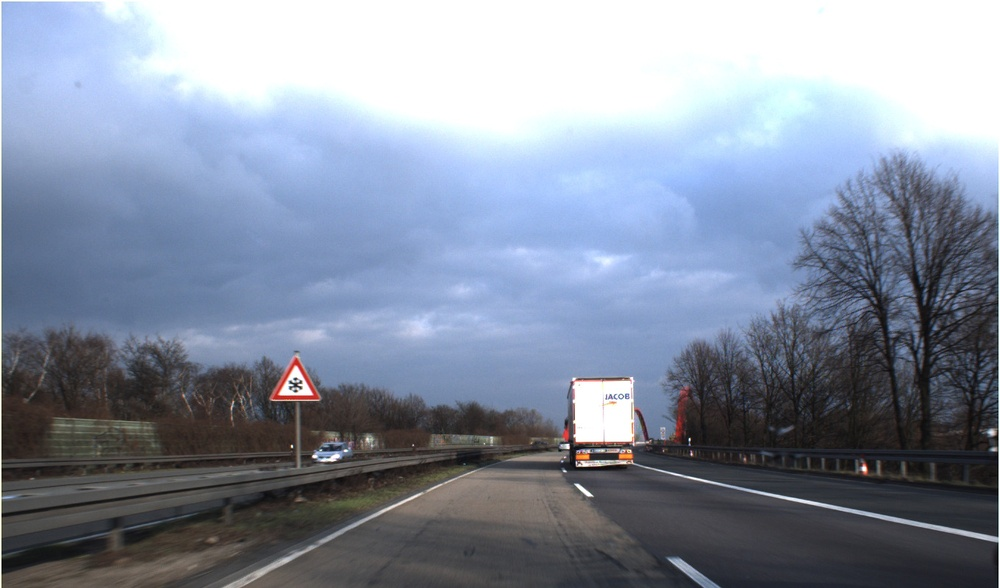
#> input picture input.jpg, 1000 x 588 px, shrunk from 1360 x 800 before the run
$ python detectionUsingCascade.py
#> lines starting #> are read from the running program, lines starting #| are printed output that depends on the picture; after the words box and inside, x2 and y2 are one past the last pixel; in counts of white or black regions, pixels touching at a corner belong together
import numpy as numpy
import cv2

cascade = cv2.CascadeClassifier('cascade.xml')

img = cv2.imread('input.jpg')
#> img is the input picture: shape (588, 1000, 3); mean B, G, R 159.6, 142.3, 132.9
gray = cv2.cvtColor(img, cv2.COLOR_BGR2GRAY)
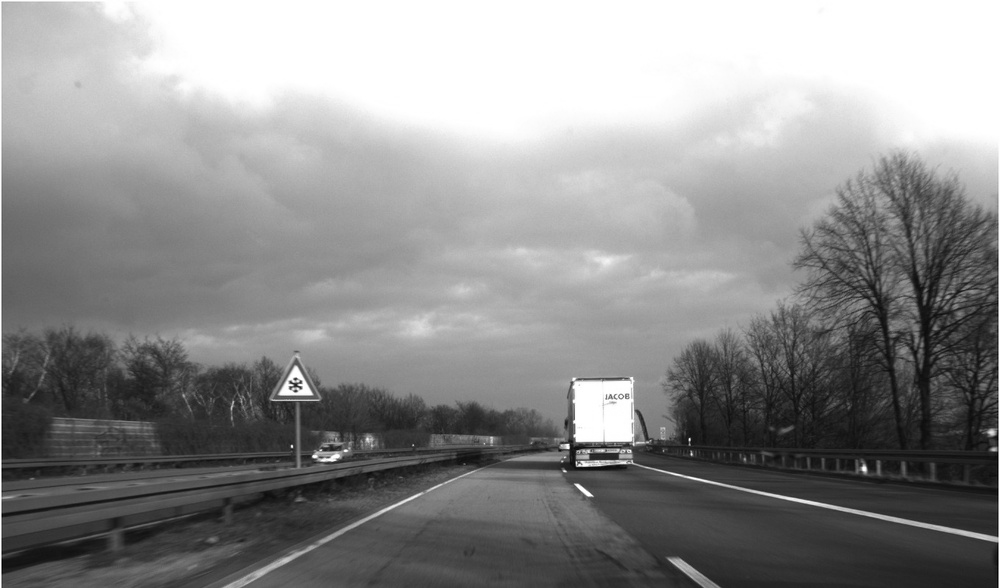
#> gray: shape (588, 1000); min 0, max 255, mean 141.5

boxes = cascade.detectMultiScale(gray, 1.01, 7)
#> boxes = [[264, 348, 62, 62]]

for (x,y,w,h) in boxes:
    img = cv2.rectangle(img,(x,y),(x+w,h+h),(255,0,0),2)
#> this loop made 1 pass
#> pass 1, `img = cv2.rectangle(img,(x,y),(x+w,h+h),(255,0,0),2)`:
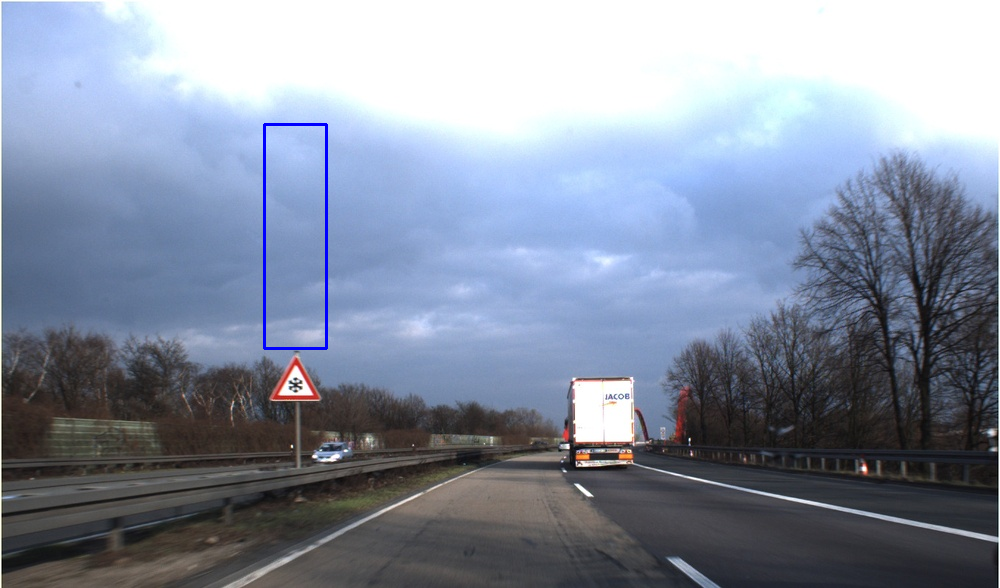
#> img: shape (588, 1000, 3); 0.29% of pixels changed, all inside (x1, y1, x2, y2) = (263, 123, 328, 350)

cv2.imwrite('output.jpg', img)
